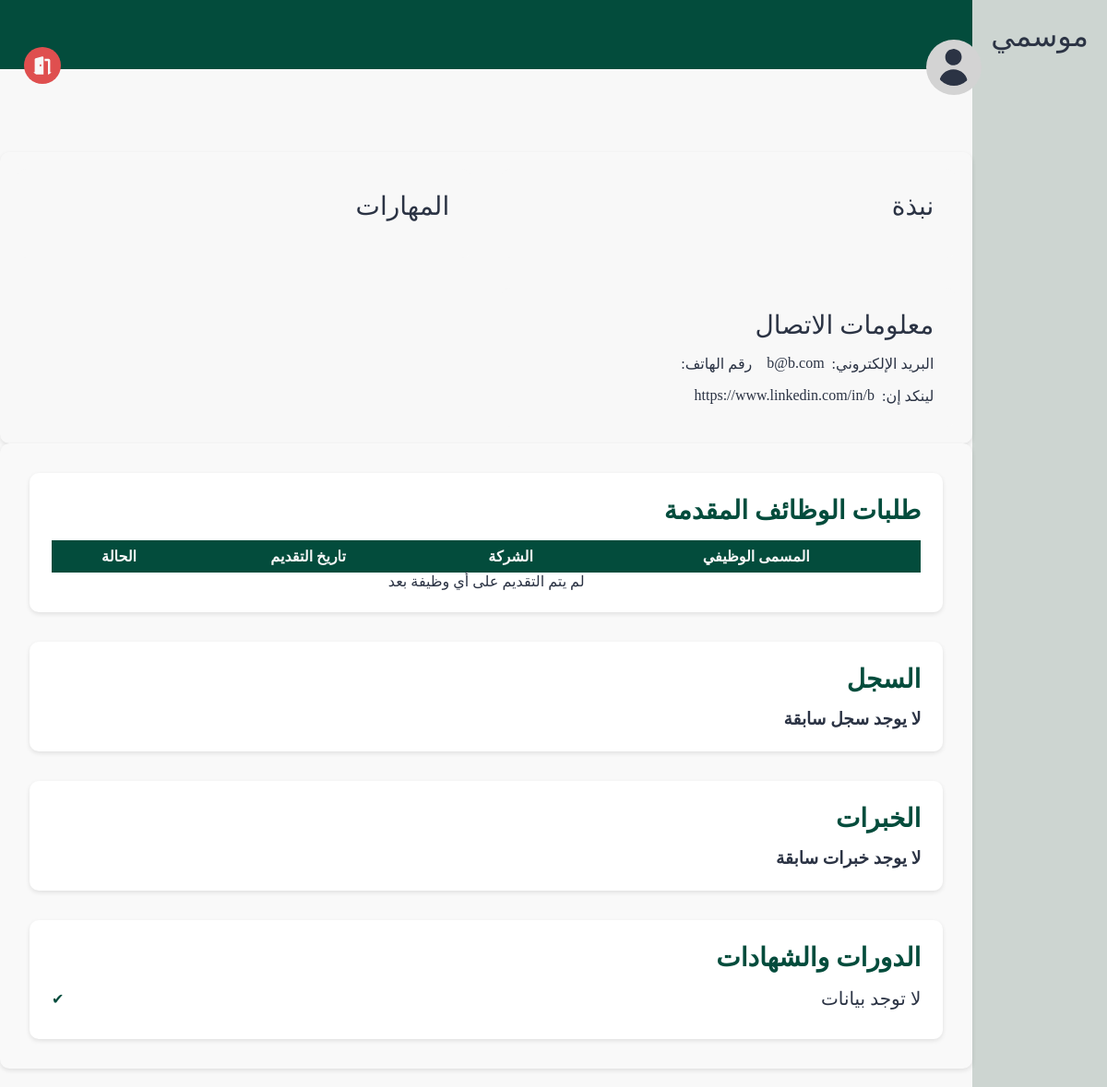
The page /pages/profile.php?id=4 on the database as committed earlier.
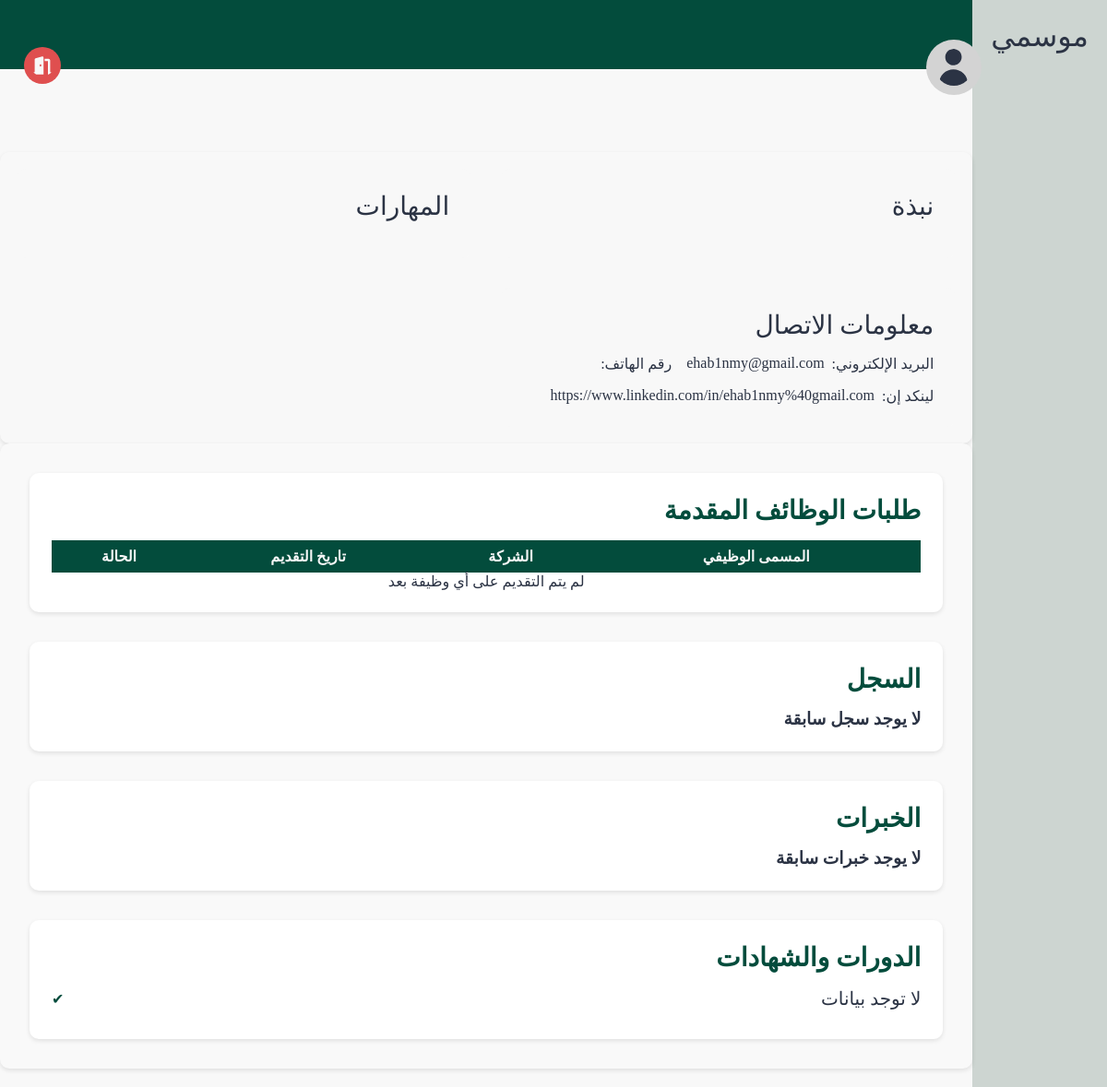
The same page on the database as committed later.
### tables this page shows
CREATE TABLE users (
    id INTEGER PRIMARY KEY, 
    name TEXT, 
    email TEXT UNIQUE, 
    password TEXT, 
    bio TEXT,
    type BOOLEAN,
    linkedin TEXT,
    phone TEXT
);

### src/database/fetch.php (called while the page is built, shortened)
<?php
include('../database/data.php');
function getUserById($id)
{
    global $db;
    $stmt = $db->prepare('SELECT * FROM users WHERE id = :id');
    $stmt->bindValue(':id', $id, SQLITE3_INTEGER);
    $result = $stmt->execute();
    $user = $result->fetchArray(SQLITE3_ASSOC);
    return $user;
}

### src/pages/profile.php (the view, shortened to what the changed rows need)
<?php
$user = $_SESSION['user'] ?? getUserById($_GET['id']);
$email    = $user['email'];
$linkedin = !empty($user['linkedin']) ? $user['linkedin'] : ("https://www.linkedin.com/in/" . urlencode(str_replace(' ', '', strtolower($user['name']))));
?>
<!DOCTYPE html>
<html lang="ar" dir="rtl">
<head>
    <link rel="stylesheet" href="../styles/profile.css">
</head>
<body>
    <section class="page-structure">
        <section class="page-content">
            <main>
                <section class="profile-details">
                    <div class="block about">
                        <h2>نبذة</h2>
                    </div>
                    <div class="block skills">
                        <h2>المهارات</h2>
                    </div>
                    <div class="block contacts">
                        <h2>معلومات الاتصال</h2>
                        <div id="contactDisplay">
                            <ul>
                                <li>البريد الإلكتروني:
                                    <a href="mailto:<?= $email ?>"><?= $email ?></a>
                                </li>
                                <li>لينكد إن:
                                    <a href="<?= $linkedin ?>"><?= $linkedin ?></a>
                                </li>
                            </ul>
                        </div>
                    </div>
                </section>
                <section class="recent-activity">
                    <div class="block applications">
                        <h2>طلبات الوظائف المقدمة</h2>
                        <table cellpadding="5" cellspacing="0" style="width:100%; text-align:right;">
                            <tr>
                                <th>المسمى الوظيفي</th>
                                <th>الشركة</th>
                                <th>تاريخ التقديم</th>
                                <th>الحالة</th>
                            </tr>
                        </table>
                    </div>
                    <div class="block history">
                        <h2>السجل</h2>
                    </div>
                    <div class="block experinces">
                        <h2>الخبرات</h2>
                    </div>
                    <div class="block courses">
                        <h2>الدورات والشهادات</h2>
                    </div>
                </section>
            </main>
        </section>
    </section>
</body>
</html>

Rows that differ between the two databases and show on the page:
changed users: email "b@b.com" → "ehab1nmy@gmail.com"; linkedin "https://www.linkedin.com/in/b" → "https://www.linkedin.com/in/ehab1nmy%40gmail.com"
